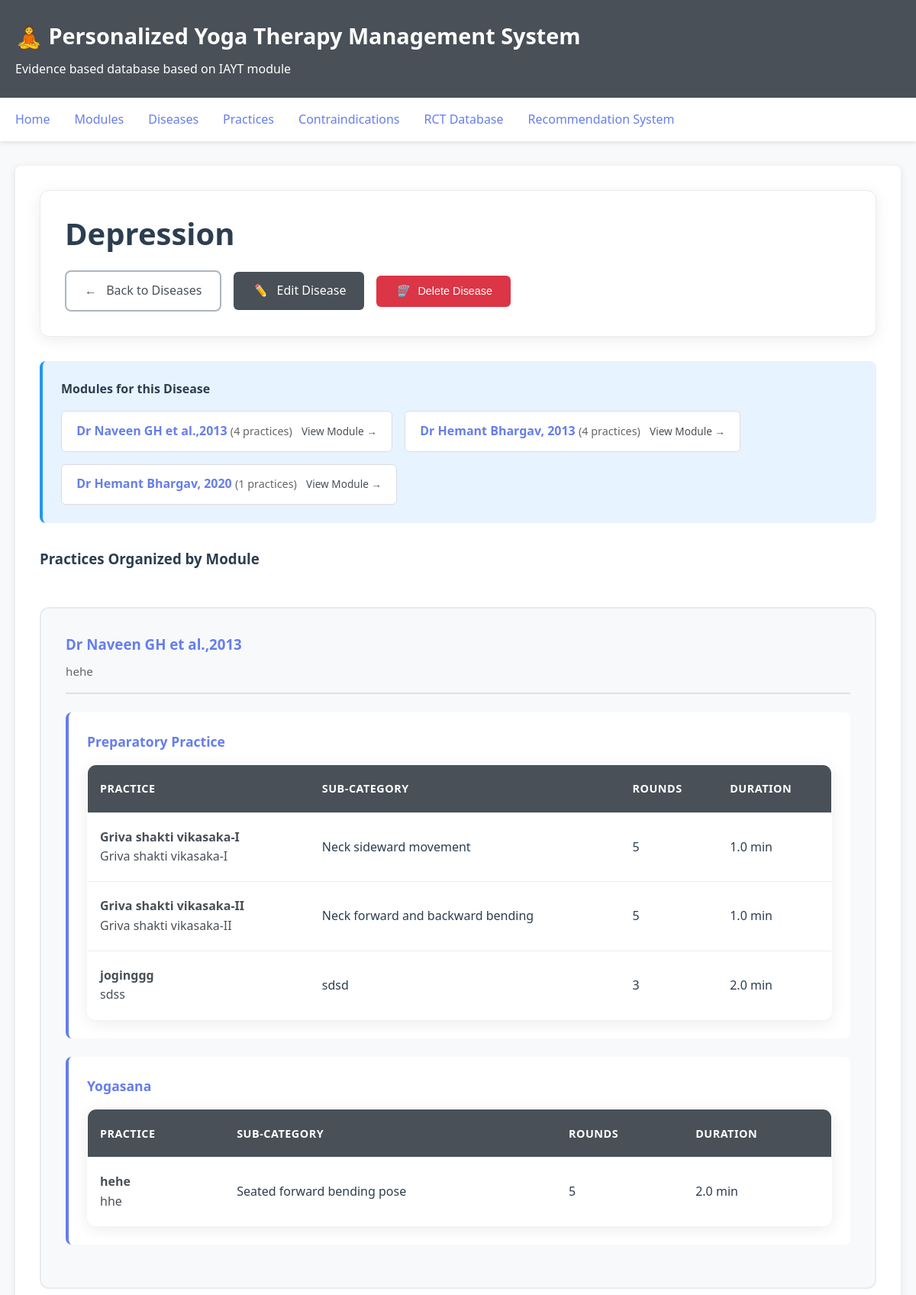
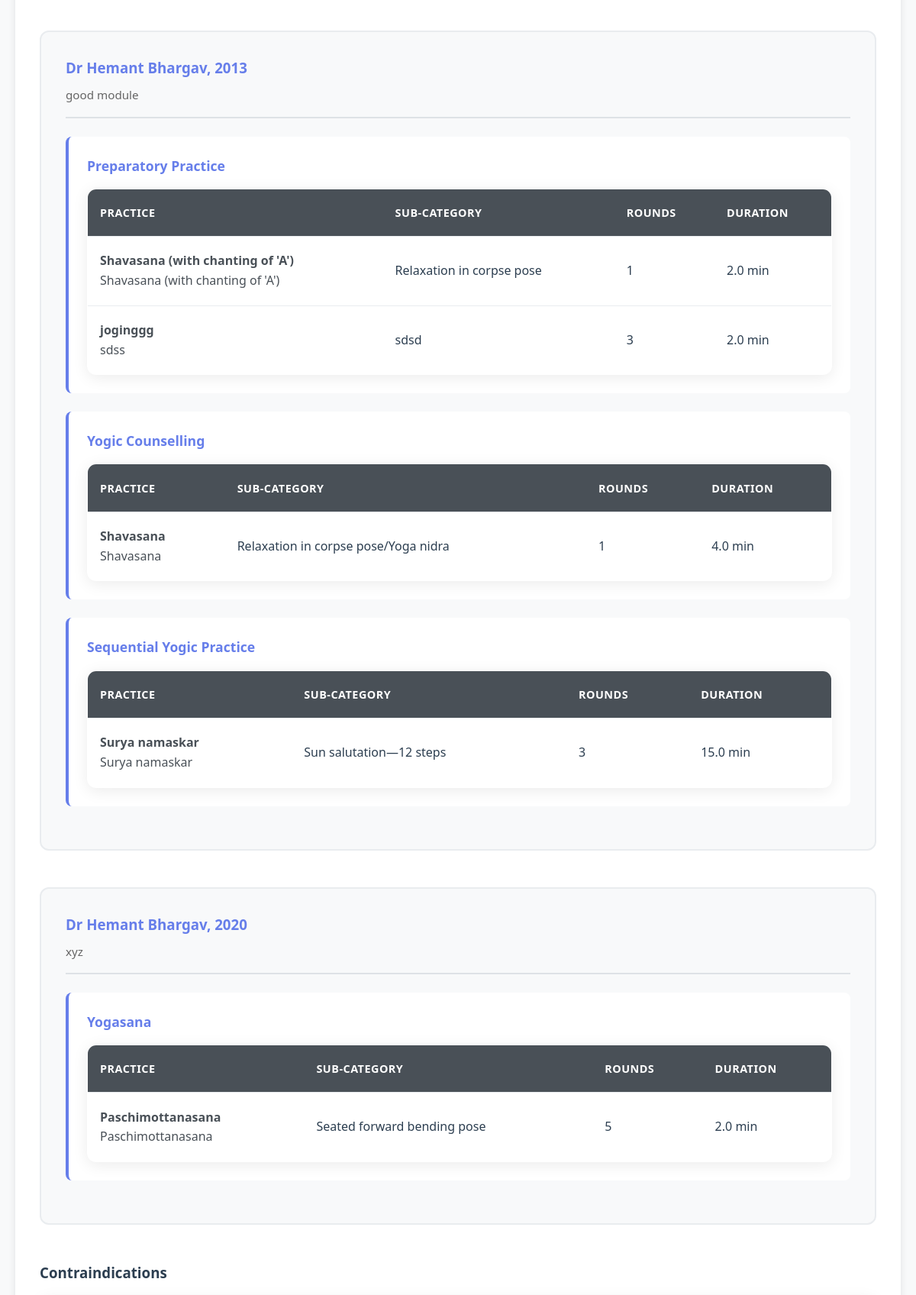
Page /disease/1 (upper part) on the committed database (2 pictures, top to bottom).
### database/models.py (models this page shows, shortened)
class Disease(Base):
    __tablename__ = 'diseases'
    id = Column(Integer, primary_key=True)
    name = Column(String(200), unique=True, nullable=False)
    description = Column(Text)
    practices = relationship(
        'Practice',
        secondary=disease_practice_association,
        back_populates='diseases'
    )
    contraindications = relationship(
        'Contraindication',
        secondary=disease_contraindication_association,
        back_populates='diseases'
    )

class Module(Base):
    __tablename__ = 'modules'
    id = Column(Integer, primary_key=True)
    disease_id = Column(Integer, ForeignKey('diseases.id'), nullable=False)
    disease = relationship('Disease', backref='modules')
    developed_by = Column(String(500))  # Citation (e.g., "Naveen et al., 2013")
    paper_link = Column(String(1000))  # Link to research paper
    module_description = Column(Text)
    practices = relationship('Practice', back_populates='module', cascade='all, delete-orphan')

class Practice(Base):
    __tablename__ = 'practices'
    id = Column(Integer, primary_key=True)
    practice_sanskrit = Column(String(200))
    practice_english = Column(String(200), nullable=False)
    practice_segment = Column(String(50), nullable=False)  # Preparatory Practice, Breathing Practice, etc. (now called "Category")
    sub_category = Column(String(100))  # Subcategory within the segment
    kosha = Column(String(50))  # Annamaya Kosha, Pranamaya Kosha, Manomaya Kosha, Vijnanamaya Kosha, Anandamaya Kosha
    rounds = Column(Integer)
    time_minutes = Column(Float)
    strokes_per_min = Column(Integer)
    strokes_per_cycle = Column(Integer)
    rest_between_cycles_sec = Column(Integer)
    variations = Column(Text)  # JSON string for variations list (now includes referred_in field)
    steps = Column(Text)  # JSON string for steps list
    description = Column(Text)
    how_to_do = Column(Text)  # How to do this practice
    cvr_score = Column(Float)  # Capacity-Variability-Responsiveness score
    photo_path = Column(String(500))  # Path to uploaded photo
    video_path = Column(String(500))  # Path to uploaded video
    citation_id = Column(Integer, ForeignKey('citations.id'))
    citation = relationship('Citation', back_populates='practices')
    module_id = Column(Integer, ForeignKey('modules.id'), nullable=True)
    module = relationship('Module', back_populates='practices')
    diseases = relationship(
        'Disease',
        secondary=disease_practice_association,
        back_populates='practices'
    )
    rct_count = Column(Integer, default=0)  # Number of RCTs supporting this practice category for each disease

### web/app.py (the view)
@app.route('/disease/<int:disease_id>')
def view_disease(disease_id):
    session = get_db_session()
    try:
        disease = session.query(Disease).get(disease_id)
        if not disease:
            flash('Disease not found', 'error')
            return redirect(url_for('list_diseases'))
        modules = session.query(Module).filter_by(disease_id=disease_id).all()
        practices_by_module = {}
        for module in modules:
            practices_by_module[module.id] = {
                'module': module,
                'practices_by_segment': {}
            }
            if module.practices:
                for practice in module.practices:
                    segment = practice.practice_segment
                    if segment not in practices_by_module[module.id]['practices_by_segment']:
                        practices_by_module[module.id]['practices_by_segment'][segment] = []
                    practices_by_module[module.id]['practices_by_segment'][segment].append(practice)
            if practice.citation:
                _ = practice.citation.citation_text
        contraindications = disease.contraindications
        return render_template('view_disease.html',
                             disease=disease,
                             modules=modules,
                             practices_by_module=practices_by_module,
                             contraindications=contraindications)
    finally:
        session.close()

### database/models.py (called while the page is built)
def get_session(db_path='sqlite:///yoga_therapy.db'):
    engine = create_engine(db_path, echo=False)
    Session = sessionmaker(bind=engine)
    return Session()

### web/app.py (called while the page is built)
def get_db_session():
    return get_session(DB_PATH)

### web/templates/view_disease.html (shortened to what this page needs)
{% extends "base.html" %}
{% block content %}
<div class="disease-header">
    <div class="disease-title-section">
        <h1 class="disease-title">{{ disease.name }}</h1>
    </div>
    <div class="disease-actions">
        <a href="/diseases" class="btn-outline">
            <i class="icon">←</i> Back to Diseases
        </a>
        <a href="/disease/{{ disease.id }}/edit" class="btn-primary">
            <i class="icon">✏️</i> Edit Disease
        </a>
        <form method="POST" action="/disease/{{ disease.id }}/delete" style="display: inline;"
              onsubmit="return confirm('Are you sure you want to delete {{ disease.name }}?')">
            <button type="submit" class="btn" style="background: #dc3545; color: white;">
                <i class="icon">🗑️</i> Delete Disease
            </button>
        </form>
    </div>
</div>
{% if modules %}
<div style="padding: 1.5rem; background: #e7f3ff; border-radius: 8px; margin: 2rem 0; border-left: 4px solid #2196F3;">
    <h4 style="margin-bottom: 1rem; color: #2c3e50;">Modules for this Disease</h4>
    <div style="display: flex; flex-wrap: wrap; gap: 1rem;">
        {% for module in modules %}
        <div style="padding: 0.8rem 1.2rem; background: white; border-radius: 6px; border: 1px solid #ddd;">
            {% if module.paper_link %}
                <a href="{{ module.paper_link }}" target="_blank" style="color: #667eea; text-decoration: none; font-weight: 600;">
                    {{ module.developed_by or 'N/A' }}
                </a>
            {% else %}
                <strong>{{ module.developed_by or 'N/A' }}</strong>
            {% endif %}
            <span style="color: #666; font-size: 0.9rem;">({{ module.practices|length if module.practices else 0 }} practices)</span>
            <a href="/module/{{ module.id }}" style="margin-left: 0.5rem; color: #495057; text-decoration: none; font-size: 0.85rem;">View Module →</a>
        </div>
        {% endfor %}
    </div>
</div>
{% endif %}
<h3 style="margin-top: 2rem;">Practices Organized by Module</h3>
{% if practices_by_module %}
    {% for module_id, module_data in practices_by_module.items() %}
    <div style="margin: 3rem 0; padding: 2rem; background: #f8f9fa; border-radius: 12px; border: 2px solid #e9ecef;">
        <div style="margin-bottom: 1.5rem; padding-bottom: 1rem; border-bottom: 2px solid #dee2e6;">
            <h3 style="margin: 0 0 0.5rem 0; color: #2c3e50;">
                {% if module_data.module.paper_link %}
                    <a href="{{ module_data.module.paper_link }}" target="_blank" style="color: #667eea; text-decoration: none;">
                        {{ module_data.module.developed_by or 'Module' }}
                    </a>
                {% else %}
                    {{ module_data.module.developed_by or 'Module' }}
                {% endif %}
            </h3>
            {% if module_data.module.module_description %}
            <p style="margin: 0.5rem 0 0 0; color: #666; font-size: 0.95rem;">{{ module_data.module.module_description }}</p>
            {% endif %}
        </div>
        {% if module_data.practices_by_segment %}
            {% for segment, practices in module_data.practices_by_segment.items() %}
            <div style="margin: 1.5rem 0; padding: 1.5rem; background: white; border-radius: 8px; border-left: 4px solid #667eea;">
                <h4 style="color: #667eea; margin-bottom: 1rem; font-size: 1.1rem;">{{ segment }}</h4>
                <table>
                    <thead>
                    <tr>
                        <th>Practice</th>
                        <th>Sub-Category</th>
                        <th>Rounds</th>
                        <th>Duration</th>
                    </tr>
                </thead>
                <tbody>
                    {% for practice in practices %}
                    <tr>
                        <td>
                            <a href="/practice/{{ practice.id }}" style="text-decoration: none; color: #495057;">
                                {% if practice.practice_sanskrit %}
                                    <strong>{{ practice.practice_sanskrit }}</strong><br>
                                {% endif %}
                                {{ practice.practice_english }}
                            </a>
                        </td>
                        <td>{{ practice.sub_category or '-' }}</td>
                        <td>{{ practice.rounds or '-' }}</td>
                        <td>{{ practice.time_minutes or '-' }} min</td>
                    </tr>
                    {% endfor %}
                </tbody>
            </table>
            </div>
            {% endfor %}
        {% else %}
            <p style="padding: 1rem; background: white; border-radius: 6px; color: #666;">
                No practices in this module yet.
            </p>
        {% endif %}
    </div>
    {% endfor %}
{% else %}
    <p style="padding: 2rem; background: #f8f9fa; border-radius: 8px; text-align: center;">
        No practices found for this disease. <a href="/module/add">Create a module</a> to add practices.
    </p>
{% endif %}
<h3 style="margin-top: 2rem;">Contraindications</h3>
{% endblock %}

### web/templates/base.html (style rules this page uses)
* { margin: 0; padding: 0; box-sizing: border-box; }
body { font-family: 'Segoe UI', Tahoma, Geneva, Verdana, sans-serif; line-height: 1.6; color: #2c3e50; background-color: #f8f9fa; }
.btn { display: inline-block; padding: 0.75rem 1.5rem; background: #495057; color: white; text-decoration: none; border-radius: 6px; border: none; cursor: pointer; font-size: 0.9rem; font-weight: 500; transition: background 0.3s ease; }
table { width: 100%; border-collapse: collapse; margin-top: 1rem; background: white; border-radius: 12px; overflow: hidden; box-shadow: 0 4px 20px rgba(0,0,0,0.08); border: 1px solid #e9ecef; }
th, td { padding: 1.2rem 1rem; text-align: left; border-bottom: 1px solid #e9ecef; }
th { background: #495057; font-weight: 600; color: white; font-size: 0.9rem; text-transform: uppercase; letter-spacing: 0.5px; }
tr:last-child td { border-bottom: none; }

### web/templates/view_disease.html (style rules this page uses)
.disease-header { background: white; border-radius: 12px; padding: 2rem; margin-bottom: 2rem; box-shadow: 0 4px 20px rgba(0,0,0,0.08); border: 1px solid #e9ecef; }
.disease-title-section { margin-bottom: 1.5rem; }
.disease-title { font-size: 2.5rem; font-weight: 700; color: #2c3e50; margin: 0 0 0.5rem 0; line-height: 1.2; }
.disease-actions { display: flex; gap: 1rem; align-items: center; }
.btn-outline { background: transparent; color: #495057; border: 2px solid #adb5bd; padding: 0.75rem 1.5rem; text-decoration: none; border-radius: 8px; font-weight: 500; transition: all 0.3s ease; }
.btn-primary { background: #495057; color: white; border: none; padding: 0.75rem 1.5rem; text-decoration: none; border-radius: 6px; font-weight: 500; transition: background 0.3s ease; }
.icon { margin-right: 0.5rem; }

### rows in the picture
Disease: name "Depression"
Module: developed_by "Dr Naveen GH et al.,2013", practices|length "4", module "Dr Naveen GH et al.,2013", module.module_description "hehe"
Module: developed_by "Dr Hemant Bhargav, 2013", practices|length "4", module "Dr Hemant Bhargav, 2013", module.module_description "good module"
Module: developed_by "Dr Hemant Bhargav, 2020", practices|length "1", module "Dr Hemant Bhargav, 2020", module.module_description "xyz"
Practice: practice_segment "Preparatory Practice", practice_sanskrit "Griva shakti vikasaka-I", practice_english "Griva shakti vikasaka-I", sub_category "Neck sideward movement", rounds "5", time_minutes "1.0"
Practice: practice_sanskrit "Griva shakti vikasaka-II", practice_english "Griva shakti vikasaka-II", sub_category "Neck forward and backward bending", rounds "5", time_minutes "1.0"
Practice: practice_sanskrit "joginggg", practice_english "sdss", sub_category "sdsd", rounds "3", time_minutes "2.0"
Practice: practice_segment "Yogasana", practice_sanskrit "hehe", practice_english "hhe", sub_category "Seated forward bending pose", rounds "5", time_minutes "2.0"
Practice: practice_segment "Preparatory Practice", practice_sanskrit "Shavasana (with chanting of 'A')", practice_english "Shavasana (with chanting of 'A')", sub_category "Relaxation in corpse pose", rounds "1", time_minutes "2.0"
Practice: practice_sanskrit "joginggg", practice_english "sdss", sub_category "sdsd", rounds "3", time_minutes "2.0"
Practice: practice_segment "Yogic Counselling", practice_sanskrit "Shavasana", practice_english "Shavasana", sub_category "Relaxation in corpse pose/Yoga nidra", rounds "1", time_minutes "4.0"
Practice: practice_segment "Sequential Yogic Practice", practice_sanskrit "Surya namaskar", practice_english "Surya namaskar", sub_category "Sun salutation—12 steps", rounds "3", time_minutes "15.0"
Practice: practice_segment "Yogasana", practice_sanskrit "Paschimottanasana", practice_english "Paschimottanasana", sub_category "Seated forward bending pose", rounds "5", time_minutes "2.0"
